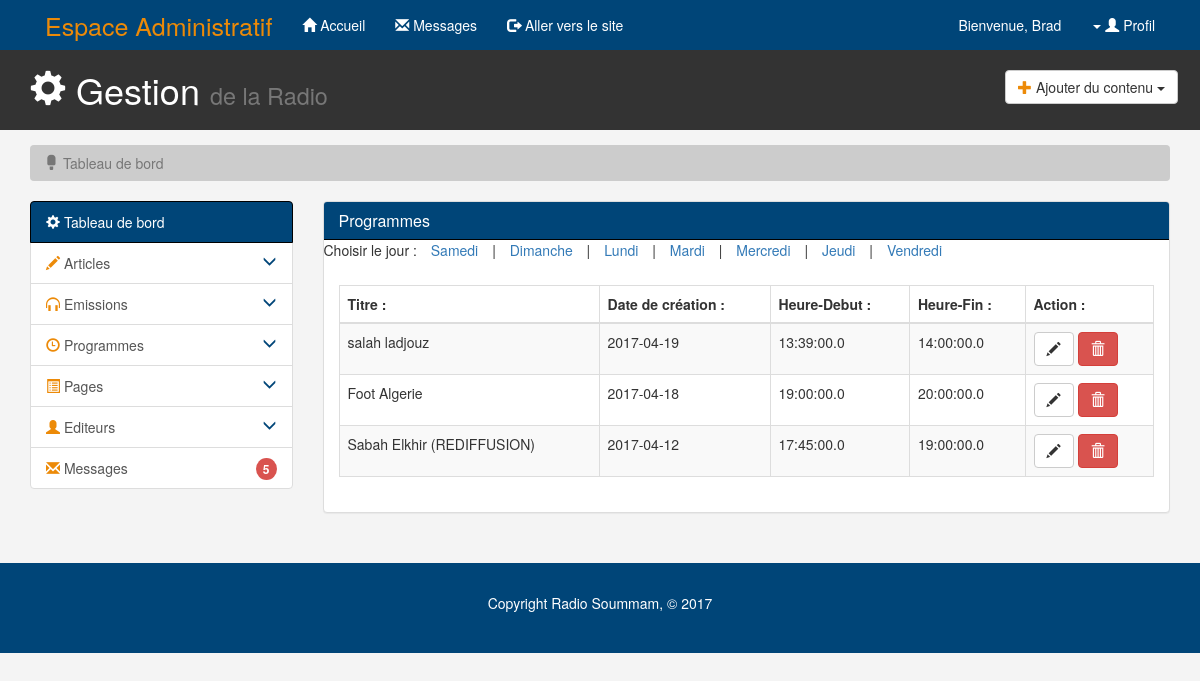
Page /admin.php?p=programmes on the committed database.
### tables this page shows
CREATE TABLE `programme` (
  `idProgramme` int(4) NOT NULL,
  `sujet` varchar(200) NOT NULL,
  `description` varchar(2000) NOT NULL,
  `animateur` varchar(100) NOT NULL,
  `dateDiffusion` date NOT NULL,
  `heurDebut` time(1) NOT NULL,
  `heurFin` time(1) NOT NULL,
  `datePublication` date NOT NULL
);

### controller/admin/ProgrammeControllerAdmin.php (called while the page is built, shortened)
<?php
class ProgrammeControllerAdmin
{
    public function showProgramme(){
        $programme = new Programme();
        $programme = $programme->getAllProgramme();
        require './view/admin/programmes.php';
    }
}

### admin.php (called while the page is built, shortened)
<?php
new controller\admin\Router();
?>

### model/Programme.php (called while the page is built, shortened)
<?php
class Programme
{
private $db;
    public function __construct()
    {
        $this->db = new \engine\Connect();
        $this->db = $this->db->getPdo();
    }
    public function getAllProgramme()
    {
        $db = $this->db;
        $reponse = $this->db->query("SELECT * FROM programme ORDER BY idProgramme DESC");
        return $reponse->fetchAll($db::FETCH_ASSOC);
    }
}

### engine/Connect.php (called while the page is built, shortened)
<?php
class Connect {
    protected $db_name;
    protected $db_user;
    protected $db_pass;
    protected $db_host;
    public function __construct()
    {
        require "./config/config.php";
        $this->db_name = $config["db_name"];
        $this->db_user = $config["db_user"];
        $this->db_pass = $config["db_pass"];
        $this->db_host = $config["db_host"];
    }
    public function getPdo()
    {
        $pdo = new \PDO("mysql:host=$this->db_host;dbname=$this->db_name", $this->db_user, $this->db_pass);
        $this->pdo = $pdo;
        return $this->pdo;
    }
}
?>

### view/admin/programmes.php (the view)
<div class="panel panel-default">
    <div class="panel-heading main-color-bg">
        <h3 class="panel-title">Programmes</h3>
    </div>
    <div class="liste-jours">
        <ul class="list-unstyled list-inline">
            <li>Choisir le jour :</li>
            <li class="active"><a href="#">Samedi</a></li>
            <li>|</li>
            <li><a href="#">Dimanche</a></li>
            <li>|</li>
            <li><a href="#">Lundi</a></li>
            <li>|</li>
            <li><a href="#">Mardi</a></li>
            <li>|</li>
            <li><a href="#">Mercredi</a></li>
            <li>|</li>
            <li><a href="#">Jeudi</a></li>
            <li>|</li>
            <li><a href="#">Vendredi</a></li>
        </ul>
    </div>
    <div class="panel-body">
        <table id="example" class="table table-striped table-bordered responsive" cellspacing="0">
            <thead><tr>
                <th>Titre :</th>
                <th>Date de création :</th>
                <th>Heure-Debut :</th>
                <th>Heure-Fin :</th>
                <th>Action :</th>
            </tr></thead>
            <?php foreach ($programme as $programme):?>
                <tr>
                    <td><?=$programme["sujet"]?></td>
                    <td><?=$programme["datePublication"]?></td>
                    <td><?=$programme["heurDebut"]?></td>
                    <td><?=$programme["heurFin"]?></td>
                    <td><a class="btn btn-default" href="./admin.php?p=programmes&edit='<?=$programme["idProgramme"]?>"><span class="glyphicon glyphicon-pencil" aria-hidden="true"></span></a> <a class="btn btn-danger" data-toggle="modal" data-target="#sprogramme"><span class="glyphicon glyphicon-trash" aria-hidden="true"></span></a></td>
                </tr>
            <?php endforeach;?>
        </table>
    </div>
</div>

### static/css/main.admin.css (style rules this page uses)
body { background:#f4f4f4; }
.main-color-bg { background-color: rgba(0, 69, 120, 1) !important; border-color: black !important; color:#ffffff !important; }

### rows in the picture
programme: sujet "salah ladjouz", datePublication "2017-04-19", heurDebut "13:39:00.0", heurFin "14:00:00.0"
programme: sujet "Foot Algerie", datePublication "2017-04-18", heurDebut "19:00:00.0", heurFin "20:00:00.0"
programme: sujet "Sabah Elkhir (REDIFFUSION)", datePublication "2017-04-12", heurDebut "17:45:00.0", heurFin "19:00:00.0"
